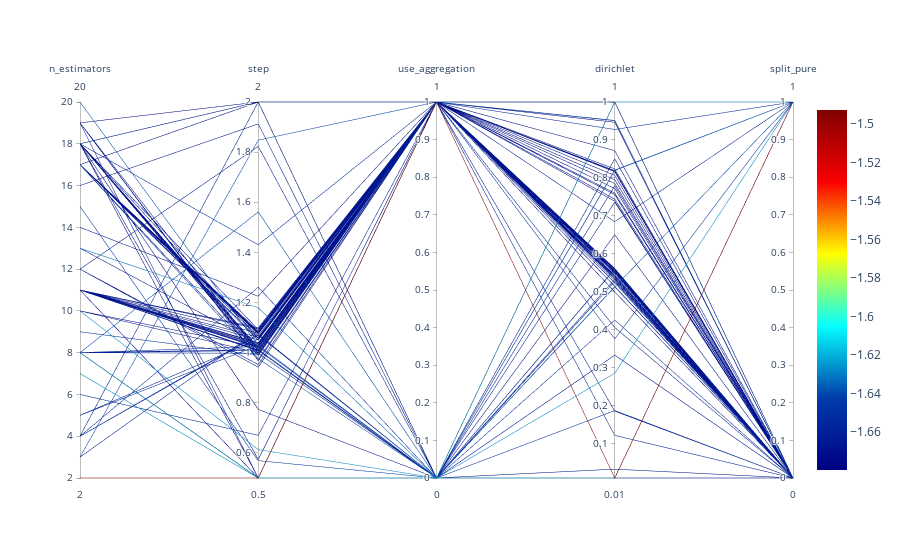

Write notebook code for a chart like this one.
### Markdown cell above
## Parallel Coordinates Plots

### Code cell
spot_tuner.parallel_plot()
